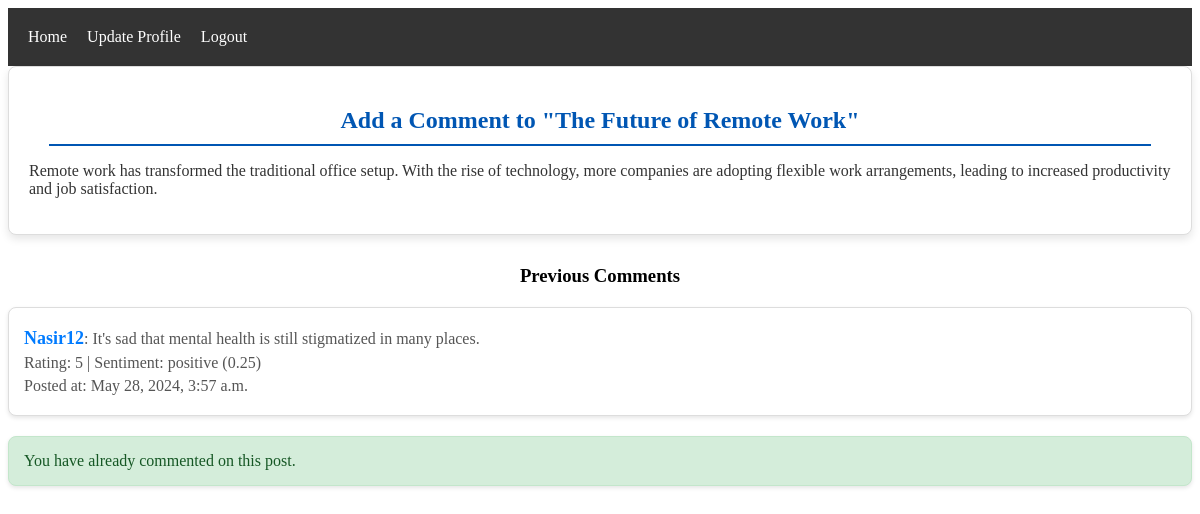
Page /add_comment/4/ (signed in) on the earlier database version.
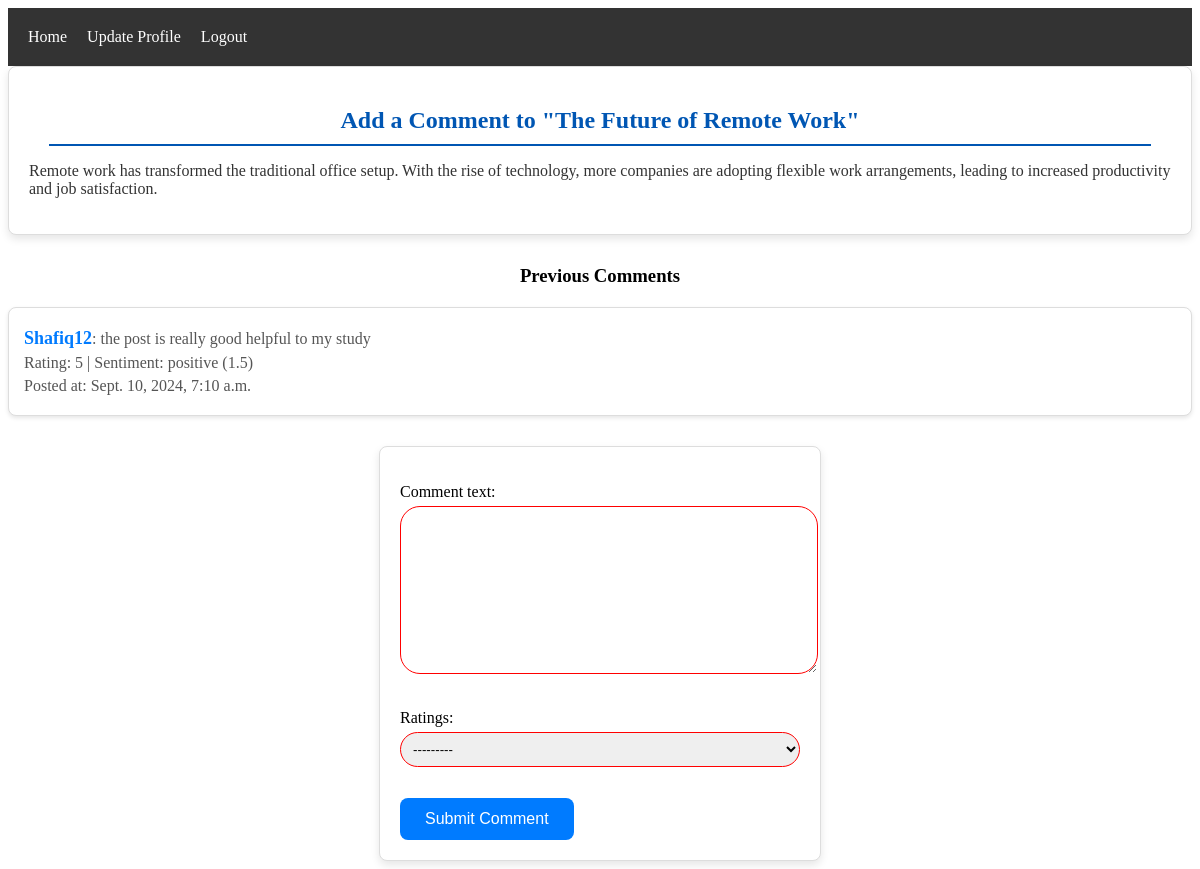
Same page on the later database version.
### myapp/models.py (models this page shows, shortened)
class Post(models.Model):
    title = models.CharField(max_length=255)
    content = models.TextField(blank=True, null=True)
    created_at = models.DateTimeField(auto_now_add=True)

class Comment(models.Model):
    RATING_CHOICES = [(i, str(i)) for i in range(1, 6)]
    post = models.ForeignKey(Post, on_delete=models.CASCADE, related_name='comments')
    user = models.ForeignKey(User, on_delete=models.CASCADE, related_name='comments')
    comment_text = models.TextField()
    ratings = models.IntegerField(choices=RATING_CHOICES)
    sentiment_score = models.FloatField(blank=True, null=True)
    sentiment_label = models.CharField(max_length=50, blank=True, null=True)
    created_at = models.DateTimeField(auto_now_add=True)

class User(models.Model):
    username = models.CharField(max_length=50, unique=True)
    password = models.CharField(max_length=255)
    email = models.EmailField(max_length=100, unique=True)
    profile_picture = models.ImageField(upload_to='profile_pics/', blank=True, null=True)
    date_of_birth = models.DateField(blank=True, null=True)
    phone_number = models.CharField(max_length=15, blank=True, null=True)
    address = models.TextField(blank=True, null=True)
    created_at = models.DateTimeField(auto_now_add=True)

### myapp/views.py (the view)
# urls.py: path('add_comment/<int:post_id>/', views.add_comment, name='add_comment'),
def add_comment(request, post_id):
    post = get_object_or_404(Post, id=post_id)
    email = request.session.get('email')
    if not email:
        messages.error(request, 'You need to be logged in to add a comment.')
        return redirect('login')
    user = get_object_or_404(User, email=email)
    comments = post.comments.all()  # Fetch all comments related to the post
    user_has_commented = comments.filter(user=user).exists()  # Check if user has already commented on the post
    if request.method == 'POST' and not user_has_commented:
        form = CommentForm(request.POST)
        if form.is_valid():
            comment = form.save(commit=False)
            comment.post = post
            comment.user = user  # Assign the authenticated user instance from your custom User model
            comment.sentiment_score, comment.sentiment_label = calculate_sentiment(comment.comment_text)
            comment.save()
            messages.success(request, 'Your comment has been added.')
            return redirect('add_comment', post_id=post.id)
    else:
        form = CommentForm()
    return render(request, 'add_comment.html', {
        'form': form,
        'post': post,
        'comments': comments,
        'user_has_commented': user_has_commented
    })

### myapp/forms.py
class CommentForm(forms.ModelForm):
    class Meta:
        model = Comment
        fields = ['comment_text', 'ratings']

### myapp/templates/add_comment.html (shortened to what this page needs)
{% extends 'base.html' %}
{% block content %}
<div class="post-details">
    <h2>Add a Comment to "{{ post.title }}"</h2>
    <p>{{ post.content }}</p>
</div>
<div>
    <h3>Previous Comments</h3>
    {% for comment in comments %}
        <div class="comment">
            <p><strong>{{ comment.user.username }}</strong>: {{ comment.comment_text }}</p>
            <p>Rating: {{ comment.ratings }} | Sentiment: {{ comment.sentiment_label }} ({{ comment.sentiment_score }})</p>
            <p>Posted at: {{ comment.created_at }}</p>
        </div>
    {% endfor %}
</div>
{% if not user_has_commented %}
    <form method="post">
        {{ form.as_p }}
        <button type="submit">Submit Comment</button>
    </form>
{% else %}
    <div class="alert">
        <p>You have already commented on this post.</p>
    </div>
{% endif %}
{% endblock content %}

### myapp/templates/base.html (shortened to what this page needs)
<!DOCTYPE html>
<html lang="en">
<head>
</head>
<body>
    <nav>
        <ul>
            {% if request.session.email %}
                <li><a href="{% url "dashboard" %}">Home</a></li>
                <li><a href="{% url "update_profile" %}">Update Profile</a></li>
                <li><a href="{% url "logout" %}">Logout</a></li>
            {% else %}
            <li><a href="{% url "index" %}">Home</a></li>
            <li><a href="{% url "register" %}">Register</a></li>
                <li><a href="{% url "login" %}">Login</a></li>
            {% endif %}
        </ul>
    </nav>
{% block content %}
{% endblock content %}
</body>
</html>

Differences in the rows shown:
removed Comment: user.username "Nasir12", comment_text "It's sad that mental health is still stigmatized in many places.", ratings "5", sentiment_label "positive", sentiment_score "0.25", created_at "May 28, 2024, 3:57 a.m."
added Comment: user.username "Shafiq12", comment_text "the post is really good helpful to my study", ratings "5", sentiment_label "positive", sentiment_score "1.5", created_at "Sept. 10, 2024, 7:10 a.m."
Other differences:
form field ratings: (not shown) → "---------"
text no longer shown: "You have already commented on this post."
text now shown: "Comment text: Ratings: Submit Comment"
